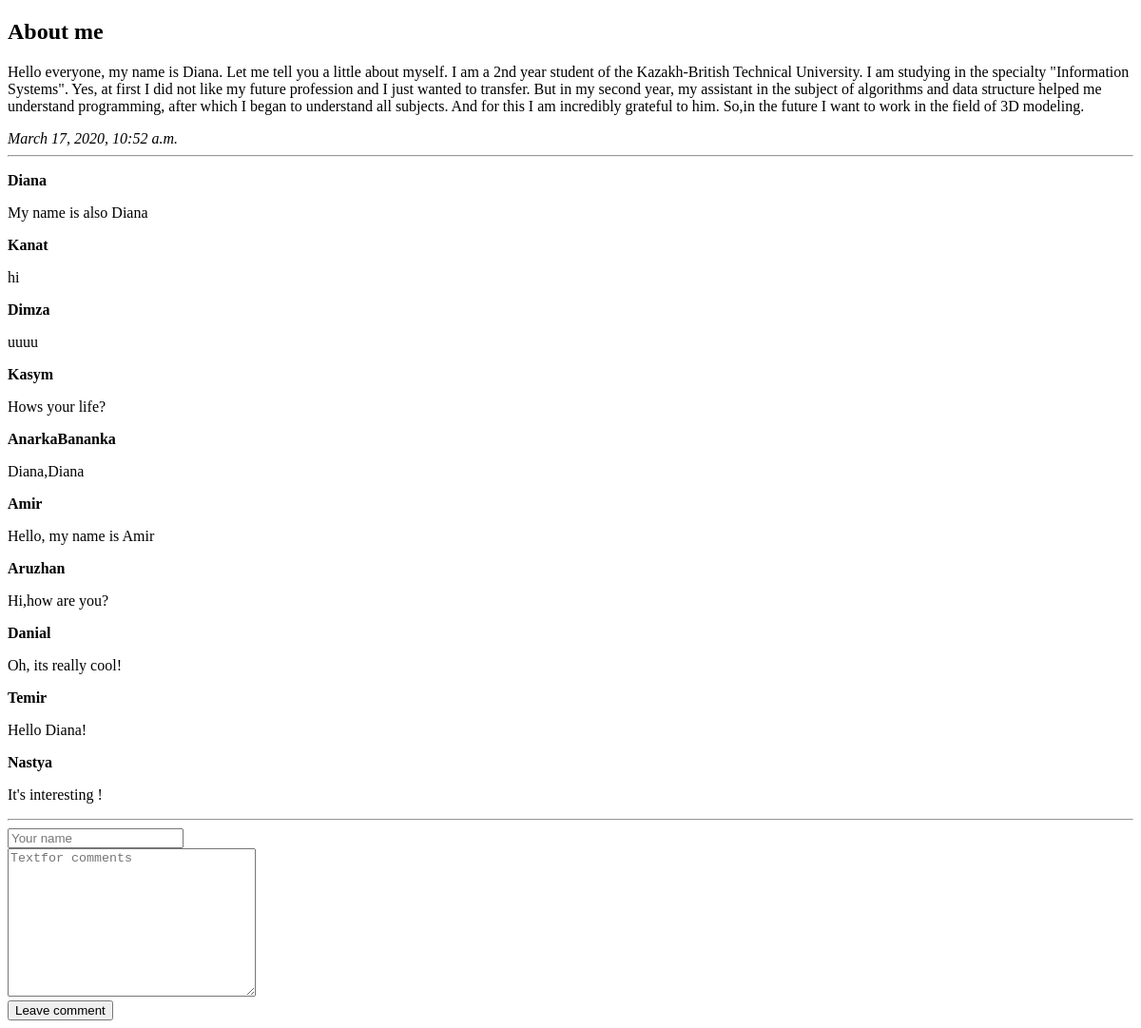
The app's page /articles/1/, older data.
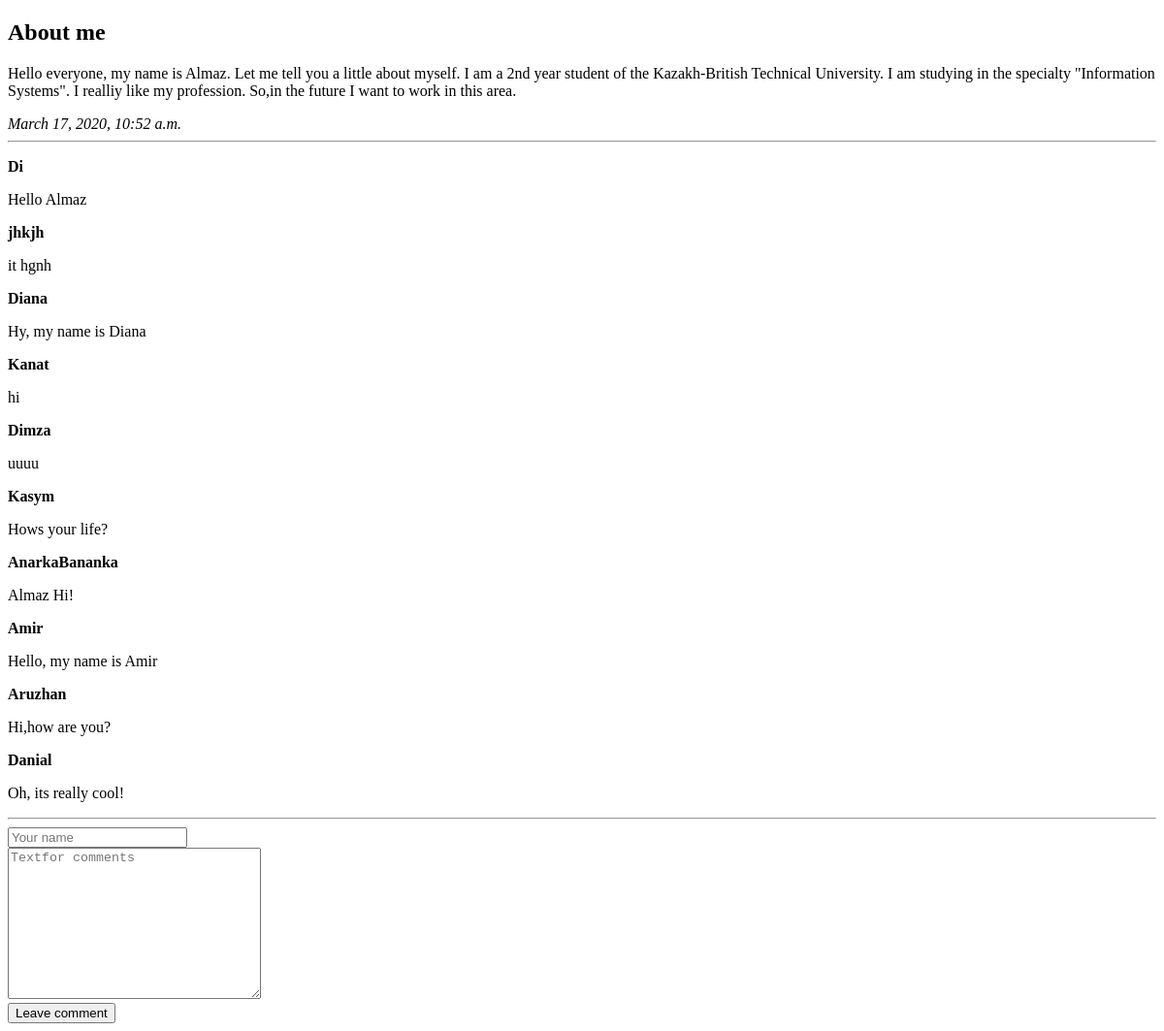
The same page, newer data.
### myfirst/apps/articles/models.py (models this page shows, shortened)
class Article(models.Model):
	article_title=models.CharField("название статьи", max_length=200)
	article_text=models.TextField("текст статьи")
	public_date=models.DateTimeField("дата публикация")
	def recently_publicated(self):
	    return self.public_date >= (timezone.now() - datetime.timedelta(days = 7))

class Comment(models.Model):
	article=models.ForeignKey(Article, on_delete=models.CASCADE)
	author_name=models.CharField("имя автора", max_length=50)
	comment_text=models.TextField("текст комментария",max_length=200)

### myfirst/apps/articles/views.py (the view)
# urls.py: path('<int:article_id>/',views.detail, name='detail'),
def detail(request,article_id):
	try:
		a= Article.objects.get( id= article_id)
	except:
	    raise Http404("Articles didnt find")
	latest_comments_list=a.comment_set.order_by('-id')[:10]
	return render(request, 'articles/detail.html', {'article': a, 'latest_comments_list': latest_comments_list})

### myfirst/templates/articles/detail.html (shortened to what this page needs)
{% extends 'base.html' %}
{% block content %}
<h2>{{article.article_title}}</h2>
<p>{{article.article_text}}</p>
<em>{{article.public_date}}</em>
<hr>
{% if latest_comments_list %}
    {% for c in latest_comments_list %}
         <p>
         	<strong>{{c.author_name}}</strong>
         	<p>{{c.comment_text}}</p>
         </p>
    {% endfor %}
{% endif %}
 <hr>
<form action="{% url 'articles:leave_comment' article.id %}" method="POST">
	<input type="text" required placeholder="Your name" name="name"><br>
	<textarea name="text" required="" placeholder="Textfor comments" cols="30" rows="10"></textarea><br>
	<button type="submit"> Leave comment </button>
</form>
{% endblock %}

### myfirst/templates/base.html (shortened to what this page needs)
<!DOCTYPE html>
<html lang="en">
<head>
</head>
<body>
	{% block content %}{% endblock %}
</body>
</html>

Row changes from the older to the newer data that the page shows:
no longer on this page (row edited): Comment: author_name "Temir", comment_text "Hello Diana!"
no longer on this page (row unchanged): Comment: author_name "Nastya", comment_text "It's interesting !"
changed Article "About me": article_text "…everyone, my name is Diana. Let me tell you a little about myself. I am a 2nd year student of the Kazakh-British Technical University. I am studying in the specialty \"Information Systems\". Yes, at first I did not like my future profession and I just wanted to transfer. But in my second year, my assistant in the subject of algorithms and data structure helped me understand programming, after which I began to understand all subjects. And for this I am incredibly grateful to him. So,in the future I want to work in the field of 3D modeling." → "…everyone, my name is Almaz. Let me tell you a little about myself. I am a 2nd year student of the Kazakh-British Technical University. I am studying in the specialty \"Information Systems\". I realliy like my profession. So,in the future I want to work in this area."
added Comment: author_name "Di", comment_text "Hello Almaz"
added Comment: author_name "jhkjh", comment_text "it hgnh"
changed Comment "Diana": comment_text "My name is also Diana" → "Hy, my name is Diana"
changed Comment "AnarkaBananka": comment_text "Diana,Diana" → "Almaz Hi!"
